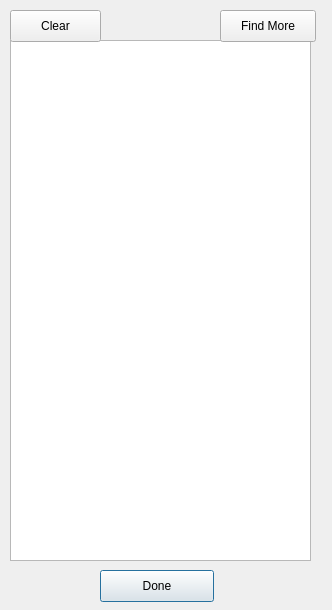
<?xml version="1.0" encoding="UTF-8"?>
<ui version="4.0">
 <class>RecentSearchesController</class>
 <widget class="QDialog" name="RecentSearchesController">
  <property name="geometry">
   <rect>
    <x>0</x>
    <y>0</y>
    <width>332</width>
    <height>610</height>
   </rect>
  </property>
  <property name="windowTitle">
   <string>Dialog</string>
  </property>
  <widget class="QPushButton" name="pbCancel">
   <property name="geometry">
    <rect>
     <x>100</x>
     <y>570</y>
     <width>114</width>
     <height>32</height>
    </rect>
   </property>
   <property name="text">
    <string>Done</string>
   </property>
  </widget>
  <widget class="QListWidget" name="listWidget">
   <property name="geometry">
    <rect>
     <x>10</x>
     <y>40</y>
     <width>301</width>
     <height>521</height>
    </rect>
   </property>
  </widget>
  <widget class="QPushButton" name="pbClear">
   <property name="geometry">
    <rect>
     <x>10</x>
     <y>10</y>
     <width>91</width>
     <height>32</height>
    </rect>
   </property>
   <property name="text">
    <string>Clear</string>
   </property>
  </widget>
  <widget class="QPushButton" name="pbFindMore">
   <property name="geometry">
    <rect>
     <x>220</x>
     <y>10</y>
     <width>96</width>
     <height>32</height>
    </rect>
   </property>
   <property name="text">
    <string>Find More</string>
   </property>
  </widget>
 </widget>
 <resources/>
 <connections/>
</ui>
